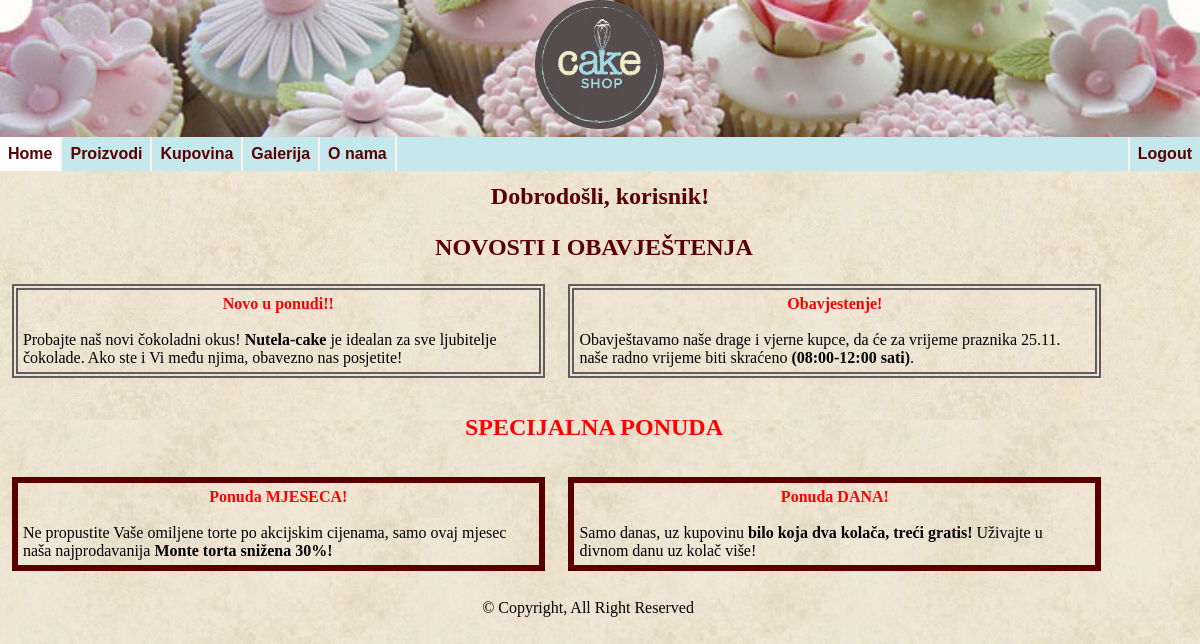
/spirala3/index.php (signed in), run on the app's committed database.
### tables this page shows
CREATE TABLE `pocetna` (
  `id` int(11) NOT NULL,
  `tip` varchar(200) NOT NULL,
  `text` varchar(200) NOT NULL,
  `autor` varchar(200) NOT NULL
);

### spirala3/index.php (the view, shortened to what this page needs)
<!DOCTYPE html>
<html lang="en">
<head>
	<link rel="stylesheet" href="stil.css">
</head>
<body>
<h1><img src="cake-logo.gif" class="logo" alt="logo"></h1>
	<div class="meni">
      <ul>
			<li><a href="#" onclick="pribavi_stranicu('cake-shop.php',0)" class="meni_opcija bijelo">Home</a></li>
			<li><a href="#" onclick="pribavi_stranicu('proizvodi.php',1)" class="meni_opcija">Proizvodi</a></li>
			<li><a href="#" onclick="pribavi_stranicu('kupovina.php',2)" class="meni_opcija">Kupovina</a></li>
			<li><a href="#" onclick="pribavi_stranicu('galerija.php',3)" class="meni_opcija">Galerija</a></li>
			<li><div class="dropdown">
				<button onclick="meni_funkcija()" class="dropbtn" class="meni_opcija">O nama</button>
				</div></li>
			<?php
			try{
				if(!isset($_SESSION['username']))
				{
					print "<li class='desno'><a href='login.php' class='meni_opcija'>Login</a></li>";
				}
				else
				{
					print "<li class='desno'><a href='logout.php' class='meni_opcija'>Logout</a></li>";
				}
			}
			 catch(exeption $e)
    {
    echo $e;
    }
			?>
		</ul>
		<h2> <?php
	 try{
	if(isset($_SESSION['username']))
	{
		$username = $_SESSION['username'];
		echo "Dobrodošli, ".$username."!";
		}
	 }
catch(exeption $e)
    {
    echo $e;
    }
			?> </h2>
	</div>
	<div id="glavni">
	<div class="red">
	<h2>NOVOSTI I OBAVJEŠTENJA</h2>
 <div class="kolona dva dupla"><div class="crveno_centritano">Novo u ponudi!!</div><br><?php try{ $veza = new PDO("mysql:dbname=wt8;host=localhost;charset=utf8", "wt8user", "wt8pass");
     $veza->exec("set names utf8");
	 $rezultat = $veza->query("select * from pocetna");foreach ($rezultat as   $novosti) { if($novosti['tip']=='novost') echo $novosti['text'];}} catch(PDOException $e)
    {
    echo $e;
    }?></div>
<div class="kolona dva dupla"><div class="crveno_centritano">Obavjestenje!</div><br><?php try{ $veza = new PDO("mysql:dbname=wt8;host=localhost;charset=utf8", "wt8user", "wt8pass");
     $veza->exec("set names utf8");
	 $rezultat = $veza->query("select * from pocetna");
foreach ($rezultat as $novosti) { if($novosti['tip']=='obavjestenje') echo $novosti['text'];}} catch(exception $e)
    {
    echo $e;
    }?></div>
		</div>
<div class="red">
	<h3>SPECIJALNA PONUDA</h3>
	<div class="kolona dva puna">
			<div class="crveno_centritano">Ponuda MJESECA!</div><br><?php try{ $veza = new PDO("mysql:dbname=wt8;host=localhost;charset=utf8", "wt8user", "wt8pass"); $rezultat = $veza->query("select * from pocetna");
			foreach ($rezultat as $novosti) { if($novosti['tip']=='ponudaMjeseca') echo $novosti['text'];}} catch(PDOException $e)
    {
    echo $e;
    } ?>
		</div>
		<div class="kolona dva puna">
			<div class="crveno_centritano">Ponuda DANA!</div><br><?php try{
				$veza = new PDO("mysql:dbname=wt8;host=localhost;charset=utf8", "wt8user", "wt8pass"); $rezultat = $veza->query("select * from pocetna");
				$rezultat = $veza->query("select * from pocetna");
			foreach ($rezultat as $novosti) { if($novosti['tip']=='ponudaDana') echo $novosti['text'];} } catch(PDOException $e)
    {
    echo $e;
    }?>
	</div>
	<div class="kraj red">
	<p>&copy; Copyright, All Right Reserved</p>
	</div>
	</div>
</body>
</html>

### spirala3/stil.css (style rules this page uses)
body { background-color: #FDF2E9; background-image: url("pozadina4.jpg"); padding: 0; width: 100%; margin: 0 auto; min-width: 500px; max-width: 1200px; }
h1 { background-image: url("2.jpg"); background-size: 100%; margin: 0 auto; padding:0; text-align: center; opacity: 0.9; width:100%; }
h2 { margin:1%; text-align:center; color: #580000; }
h3 { text-align:center; color:#580000; font-size: 150%; color:red; }
.logo { max-height:130px; max-width:130px; }
ul { font-family: arial; font-weight: bold; list-style-type: none; margin: 0 auto; padding: 0; width: 100%; background-color: #c5e8ec; overflow: hidden; }
li { float: left; border-right: 2px solid #FDF2E9; }
li a { color: #580000; text-decoration:none; display: block; padding: 8px; }
.desno { float:right; border-right:none; border-left: 2px solid #FDF2E9; }
.red { width:99%; margin: 0; float:left; }
.kolona { display: inline-block; float:left; margin:1%; padding:5px; }
.kolona:last-child { margin-right: 0px; }
.kolona.dva { width:43%; }
.puna { border-style: solid; border-color: #580000 ; border-width: 6px; }
.dupla { border-style: double; border-color: #625D5D; border-width: 6px; }
.kraj { text-align:center; }
.crveno_centritano { text-align:center; color: red; font-weight: bold; }
.bijelo { background-color:white; }
.dropbtn { font-weight: bold; color: #580000; background-color: #c5e8ec; padding: 8px; font-size: 16px; border: none; cursor: pointer; }

### data on the page
pocetna: text "Probajte naš novi čokoladni okus! Nutela-cake je idealan za sve ljubitelje čokolade. Ako ste i Vi među njima, obavezno nas posjetite!"
pocetna: text "Obavještavamo naše drage i vjerne kupce, da će za vrijeme praznika 25.11. naše radno vrijeme biti skraćeno (08:00-12:00 sati) ."
pocetna: text "Ne propustite Vaše omiljene torte po akcijskim cijenama, samo ovaj mjesec naša najprodavanija Monte torta snižena 30%!"
pocetna: text "Samo danas, uz kupovinu bilo koja dva kolača, treći gratis! Uživajte u divnom danu uz kolač više!"

### other printed values
$username "korisnik"
